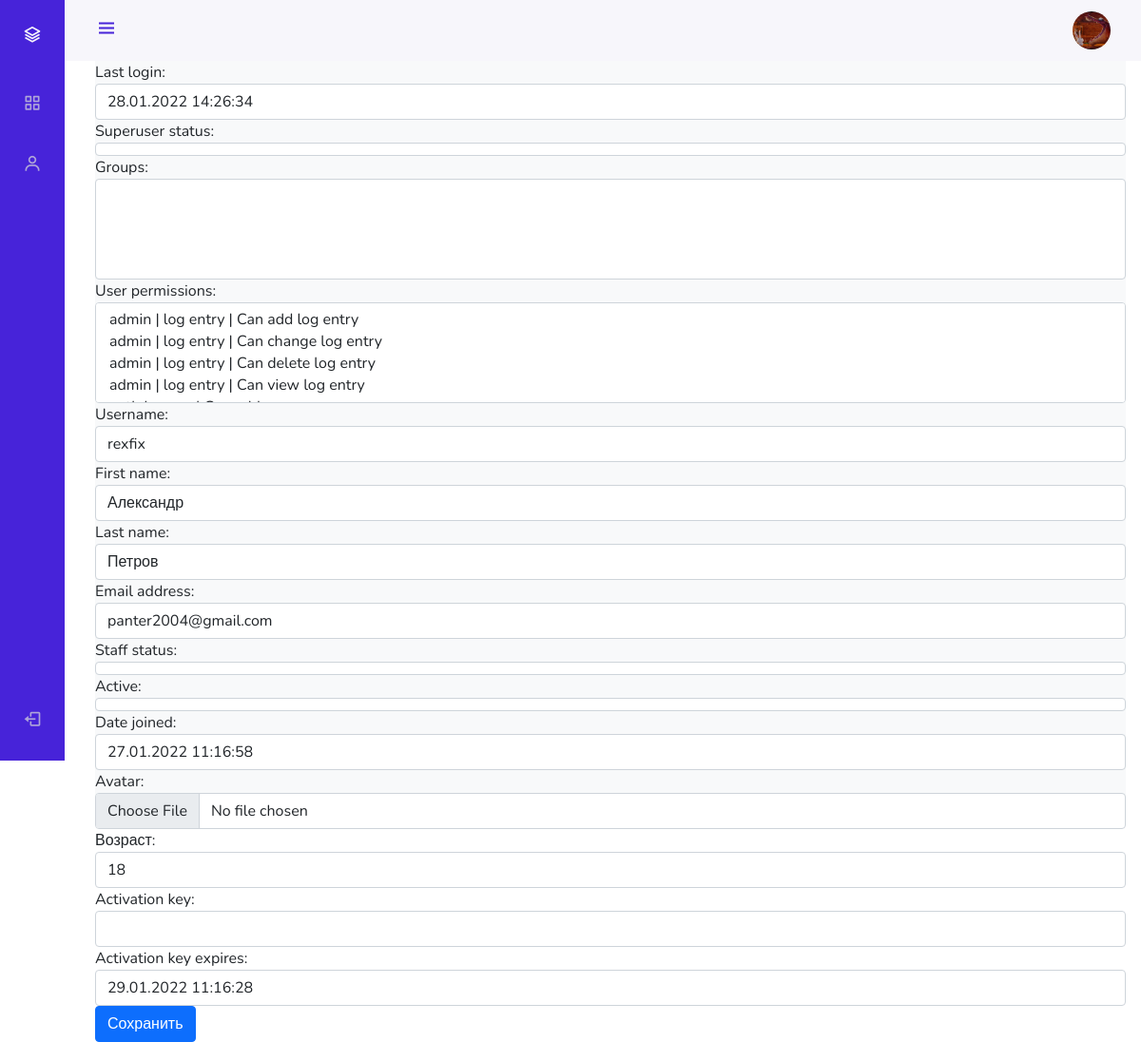
The page /admin_staff/users/update/6/ (signed in) on the database as committed earlier.
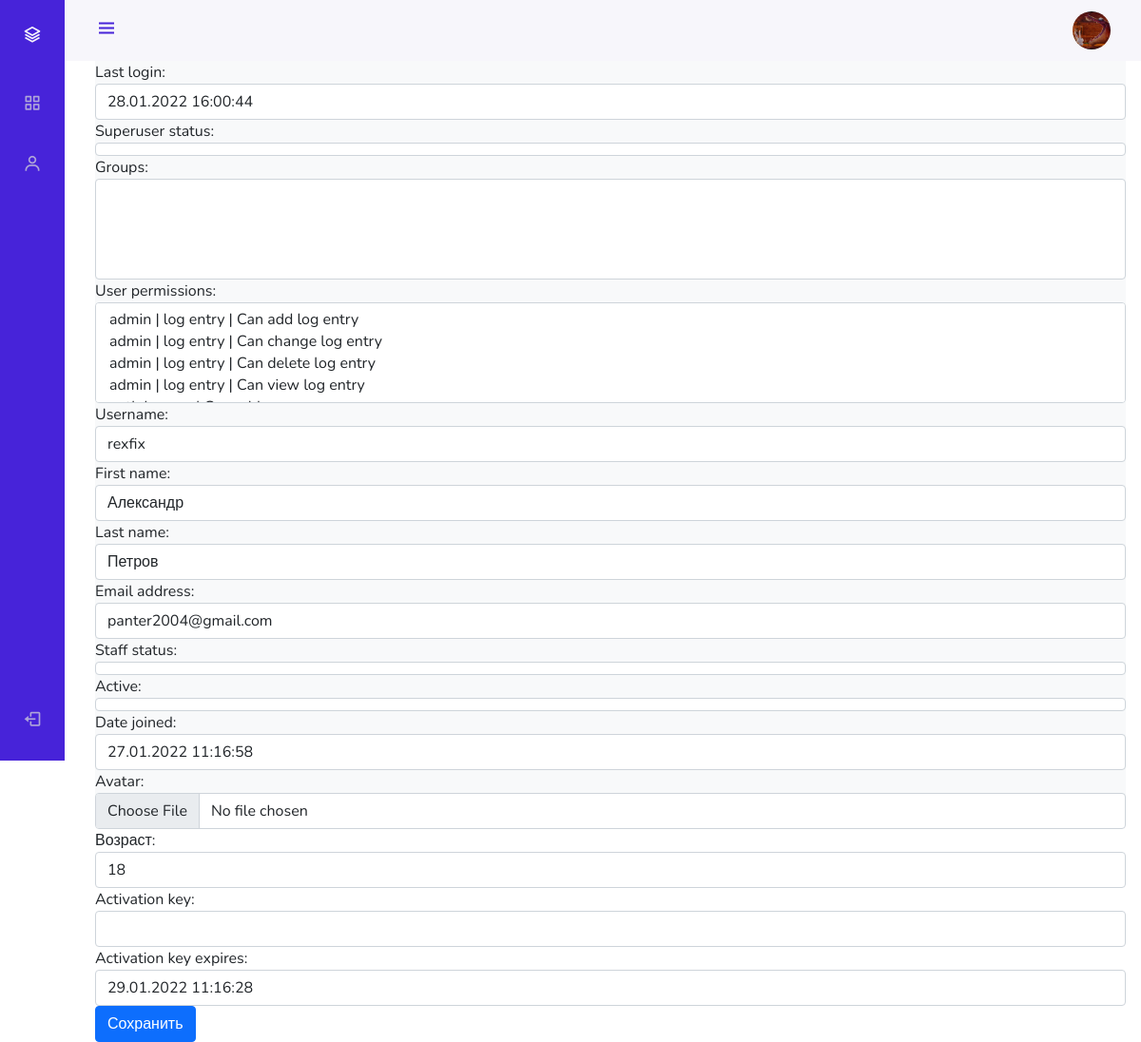
The same page on the database as committed later.
### authapp/models.py (models this page shows, shortened)
class ShopUser(AbstractUser):
    avatar = models.ImageField(upload_to='users_avatars', blank=True)
    age = models.PositiveIntegerField(verbose_name='возраст', default=18)
    activation_key = models.CharField(max_length=128, blank=True)
    activation_key_expires = models.DateTimeField(default=(now() + timedelta(hours=48)))

### adminapp/views.py (the view)
# urls.py: path('users/update/<int:pk>/', adminapp.user_update, name='user_update'),
@user_passes_test(lambda u: u.is_superuser)
def user_update(request, pk):
    title = 'пользователи/редактирование'
    edit_user = get_object_or_404(ShopUser, pk=pk)
    if request.method == 'POST':
        edit_form = ShopUserAdminEditForm(request.POST, request.FILES, instance=edit_user)
        if edit_form.is_valid():
            edit_form.save()
            return HttpResponseRedirect(reverse('admin_staff:user_update', args=[edit_user.pk]))
    else:
        edit_form = ShopUserAdminEditForm(instance=edit_user)
    context = {
        'title': title,
        'user_form': edit_form,
    }
    return render(request, 'adminapp/user_update.html', context)

### adminapp/forms.py
class ShopUserAdminEditForm(ShopUserEditForm):
    class Meta:
        model = ShopUser
        fields = '__all__'

### mainapp/context_processors.py (called while the page is built)
def basket(request):
    print(f'context processor basket works')
    basket = []
    if request.user.is_authenticated:
        basket = Basket.objects.filter(user=request.user)
    return {
        'basket': basket,
    }

### adminapp/templates/adminapp/user_update.html (shortened to what this page needs)
{% extends 'adminapp/base.html' %}
{% load static %}
{% block content %}
    <form class="form-horizontal" method="post" enctype="multipart/form-data">
        {{ user_form }}
      <button type="submit" class="btn btn-primary">Сохранить</button>
    </form>
{% endblock %}

Rows that differ between the two databases and show on the page:
changed ShopUser "rexfix": last_login "28.01.2022 14:26:34" → "28.01.2022 16:00:44"
